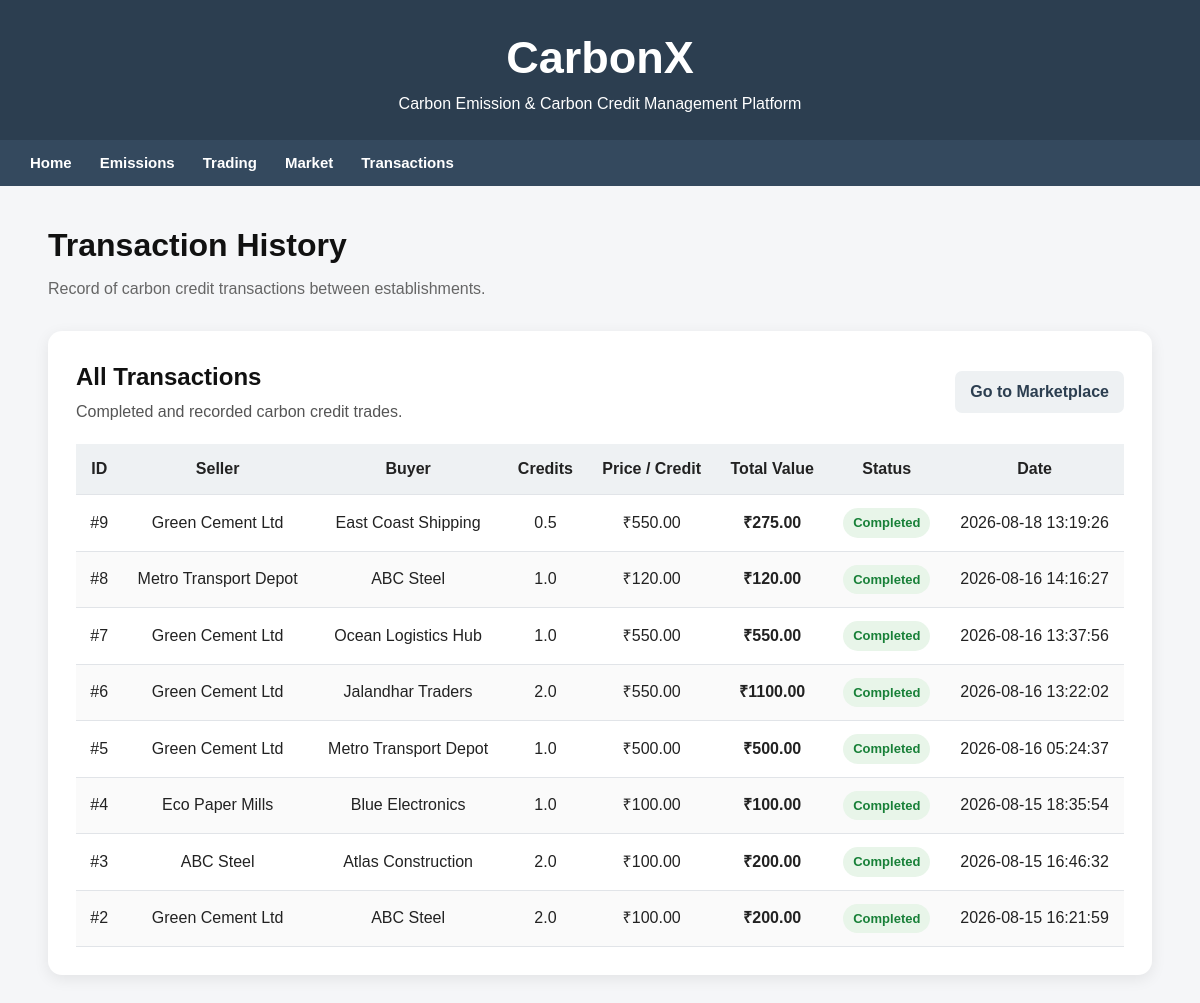
The app's page /transactions, older data.
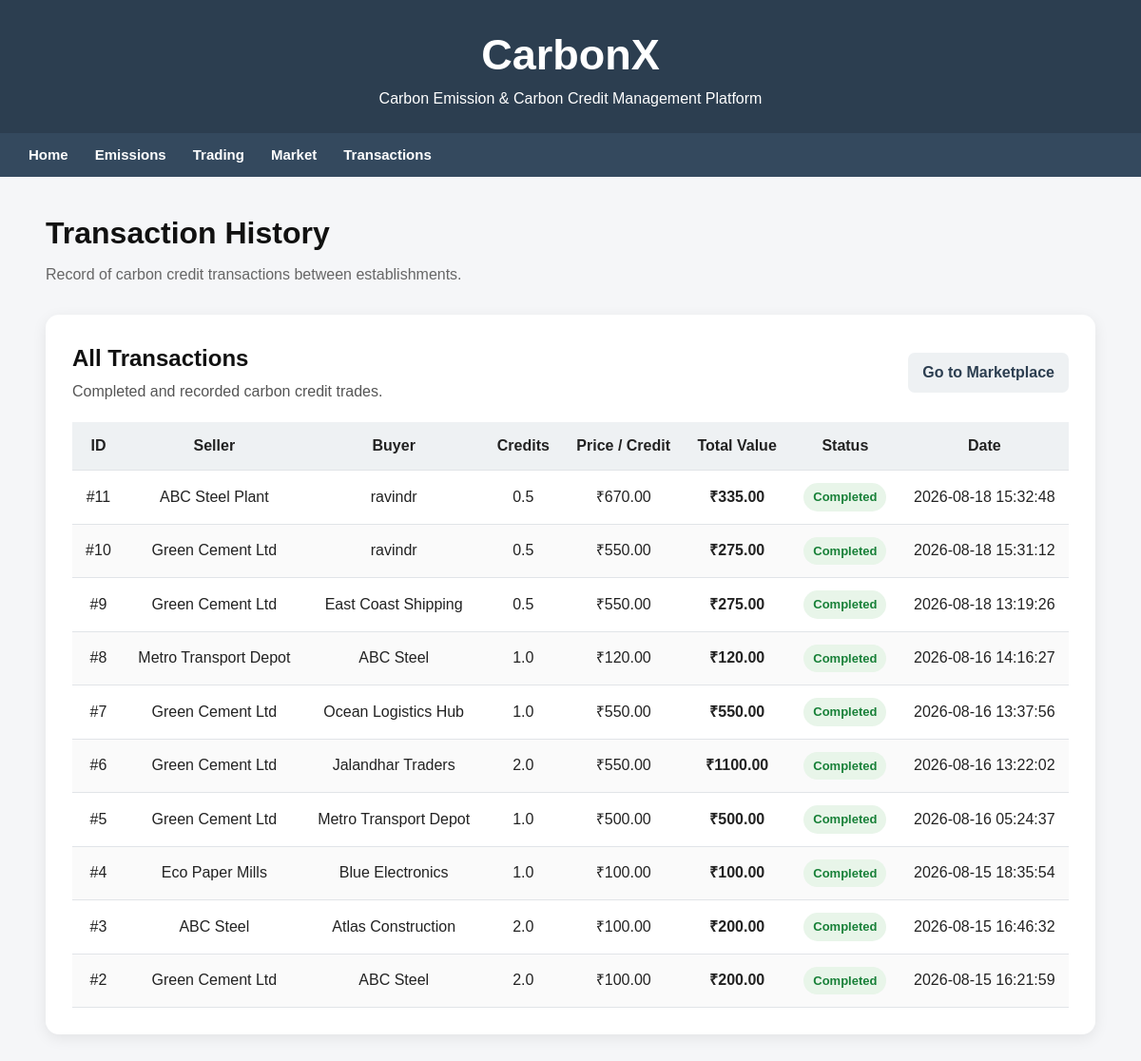
The same page, newer data.
### tables this page shows
CREATE TABLE Credit_Transaction (transaction_id INTEGER PRIMARY KEY AUTOINCREMENT, seller_est_id INTEGER NOT NULL, buyer_est_id INTEGER NOT NULL, credit_amount REAL NOT NULL CHECK(credit_amount > 0), price_per_credit REAL NOT NULL CHECK(price_per_credit >= 0), total_amount REAL NOT NULL CHECK(total_amount >= 0), status TEXT NOT NULL DEFAULT 'Completed', created_at TEXT DEFAULT CURRENT_TIMESTAMP, FOREIGN KEY(seller_est_id) REFERENCES Establishment(est_id), FOREIGN KEY(buyer_est_id) REFERENCES Establishment(est_id), CHECK(seller_est_id <> buyer_est_id));

CREATE TABLE Establishment (    est_id INTEGER PRIMARY KEY AUTOINCREMENT,    est_name TEXT NOT NULL,    est_type TEXT,    location TEXT);

### app.py (the view)
@app.route("/transactions")
def transactions():
    conn = get_db()
    transactions = conn.execute("""
        SELECT ct.transaction_id,
               s.est_name AS seller,
               b.est_name AS buyer,
               ct.credit_amount,
               ct.price_per_credit,
               ct.total_amount,
               ct.status,
               ct.created_at
        FROM Credit_Transaction ct
        JOIN Establishment s ON ct.seller_est_id = s.est_id
        JOIN Establishment b ON ct.buyer_est_id = b.est_id
        ORDER BY ct.created_at DESC
    """).fetchall()
    conn.close()
    return render_template("transactions.html", transactions=transactions)

### app.py (called while the page is built)
def get_db():
    conn = sqlite3.connect("cc.db")
    conn.row_factory = sqlite3.Row
    return conn

### templates/transactions.html (shortened to what this page needs)
{% extends "base.html" %}
{% block content %}
<div class="page-header">
    <h1>Transaction History</h1>
    <p>Record of carbon credit transactions between establishments.</p>
</div>
<div class="data-card">
    <div class="card-header">
        <div>
            <h2>All Transactions</h2>
            <p>Completed and recorded carbon credit trades.</p>
        </div>
        <a href="/trade" class="secondary-button">
            Go to Marketplace
        </a>
    </div>
    {% if transactions %}
    <div class="table-container">
        <table>
            <thead>
                <tr>
                    <th>ID</th>
                    <th>Seller</th>
                    <th>Buyer</th>
                    <th>Credits</th>
                    <th>Price / Credit</th>
                    <th>Total Value</th>
                    <th>Status</th>
                    <th>Date</th>
                </tr>
            </thead>
            <tbody>
                {% for transaction in transactions %}
                <tr>
                    <td>
                        #{{ transaction.transaction_id }}
                    </td>
                    <td>
                        {{ transaction.seller }}
                    </td>
                    <td>
                        {{ transaction.buyer }}
                    </td>
                    <td>
                        {{ transaction.credit_amount }}
                    </td>
                    <td>
                        ₹{{ "%.2f"|format(transaction.price_per_credit) }}
                    </td>
                    <td>
                        <strong>
                            ₹{{ "%.2f"|format(transaction.total_amount) }}
                        </strong>
                    </td>
                    <td>
                        <span class="status-badge">
                            {{ transaction.status }}
                        </span>
                    </td>
                    <td>
                        {{ transaction.created_at }}
                    </td>
                </tr>
                {% endfor %}
            </tbody>
        </table>
    </div>
    {% endif %}
</div>
{% endblock %}

Row changes from the older to the newer data that the page shows:
added Credit_Transaction: price_per_credit "670.00", total_amount "335.00"
added Credit_Transaction: price_per_credit "550.00", total_amount "275.00"
